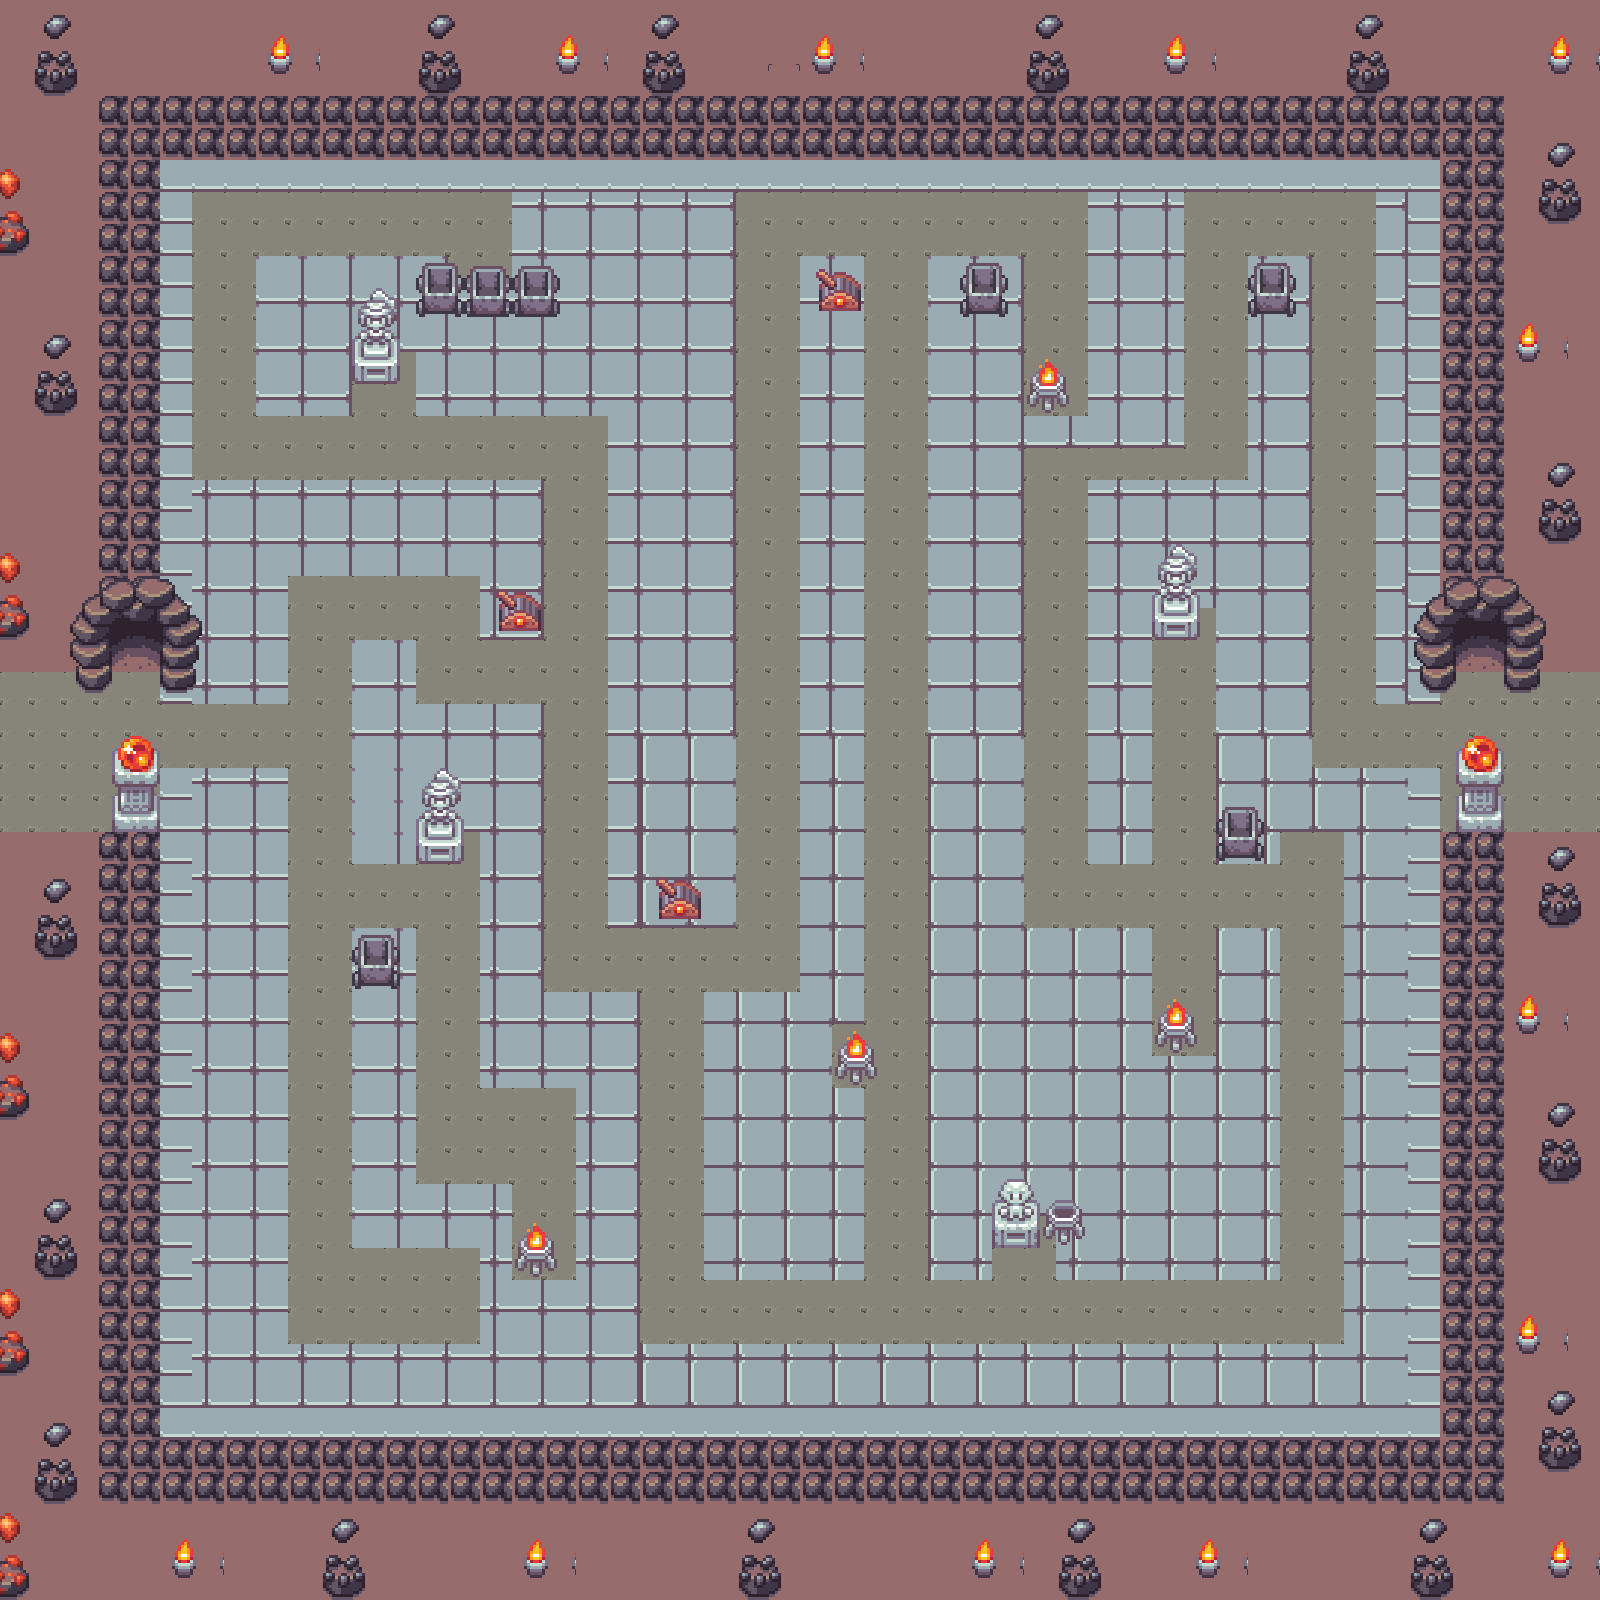

A 2D game scene composited from a Tiled map and its tileset images. What follows is a short description and the map's XML, with each tile layer's data collapsed to a summary:
An orthogonal 50x50 tile map with 32x32 px tiles, 3 tile layers (Tile Layer 1, Tile Layer 2, Tile Layer 3), 10 tilesets and 50 objects.

<map version="1.10" tiledversion="1.11.0" orientation="orthogonal" renderorder="right-down" width="50" height="50" tilewidth="32" tileheight="32" infinite="0" nextlayerid="7" nextobjectid="76">
 <tileset firstgid="1" source="Dungeon_A5.tsx" />
 <tileset firstgid="289" source="Dungeon_A2.tsx" />
 <tileset firstgid="721" source="Dungeon_B.tsx" />
 <tileset firstgid="1297" source="Outside_A2.tsx" />
 <tileset firstgid="1729" source="t3.tsx" />
 <tileset firstgid="1793" source="Outside_C.tsx" />
 <tileset firstgid="2369" source="Minecart.tsx" />
 <tileset firstgid="2801" source="!Other2.tsx" />
 <tileset firstgid="3233" source="!Flame.tsx" />
 <tileset firstgid="3449" source="Dungeon_C.tsx" />
 <layer id="1" name="Tile Layer 1" width="50" height="50">
  <data>[2500 cells, 2500 non-empty, 11 distinct tile ids]</data>
 </layer>
 <layer id="2" name="Tile Layer 2" width="50" height="50">
  <data>[2500 cells, 962 non-empty, 3 distinct tile ids]</data>
 </layer>
 <layer id="5" name="Tile Layer 3" width="50" height="50">
  <data>[2500 cells, 309 non-empty, 76 distinct tile ids]</data>
 </layer>
 <objectgroup id="6" name="collosion">
  <object id="4" x="94.6667" y="92.6667" width="68" height="482" />
  <object id="5" x="72.6667" y="574" width="121.333" height="108.667" />
  <object id="10" x="109.333" y="736" width="49.3333" height="93.3333" />
  <object id="11" x="97.3333" y="832" width="60" height="669.333" />
  <object id="13" x="156" y="1438.67" width="1352" height="62.6667" />
  <object id="15" x="1440" y="830.667" width="68" height="606.667" />
  <object id="16" x="1453.33" y="730.667" width="54.6667" height="97.3333" />
  <object id="17" x="1414.67" y="577.333" width="124" height="117.333" />
  <object id="18" x="1441.33" y="93.3333" width="64" height="482.667" />
  <object id="20" x="161.333" y="92" width="1280" height="94.6667" />
  <object id="21" x="162.667" y="188" width="28" height="384" />
  <object id="22" x="196" y="480" width="345.333" height="104" />
  <object id="25" x="198.667" y="582.667" width="88" height="120" />
  <object id="27" x="478.667" y="576" width="64" height="61.3333" />
  <object id="29" x="352" y="642.667" width="65.3333" height="221.333" />
  <object id="30" x="420" y="702.667" width="120" height="157.333" />
  <object id="31" x="161.333" y="768" width="129.333" height="669.333" />
  <object id="32" x="349.333" y="925.333" width="64" height="320" />
  <object id="33" x="412" y="1181.33" width="94.6667" height="64" />
  <object id="34" x="478.667" y="860" width="64" height="224" />
  <object id="35" x="545.333" y="993.333" width="90.6667" height="92" />
  <object id="37" x="477.333" y="1246.67" width="32" height="37.3333" />
  <object id="40" x="481.333" y="1281.33" width="93.3333" height="65.3333" />
  <object id="41" x="293.333" y="1344" width="1149.33" height="92" />
  <object id="42" x="1342.67" y="764" width="96" height="585.333" />
  <object id="45" x="574.667" y="1088" width="65.3333" height="254.667" />
  <object id="46" x="702.667" y="992" width="160" height="285.333" />
  <object id="47" x="864" y="1026.67" width="13.3333" height="58.6667" />
  <object id="48" x="797.333" y="253.333" width="64" height="734.667" />
  <object id="49" x="605.333" y="189.333" width="128" height="732" />
  <object id="51" x="252" y="252" width="97.3333" height="164" />
  <object id="52" x="412" y="269.333" width="198.667" height="144" />
  <object id="54" x="510.667" y="189.333" width="94.6667" height="88" />
  <object id="55" x="352" y="256" width="57.3333" height="124" />
  <object id="56" x="410.667" y="256" width="41.3333" height="16" />
  <object id="57" x="1373.33" y="188" width="69.3333" height="516" />
  <object id="58" x="1086.67" y="190.667" width="96" height="256" />
  <object id="59" x="928" y="256" width="101.333" height="992" />
  <object id="60" x="1030.67" y="930.667" width="120" height="312" />
  <object id="61" x="928" y="1244" width="65.3333" height="37.3333" />
  <object id="62" x="1052" y="1244" width="228" height="34.6667" />
  <object id="63" x="1212" y="928" width="66.6667" height="316" />
  <object id="64" x="1149.33" y="1001.33" width="61.3333" height="246.667" />
  <object id="65" x="1030.67" y="365.333" width="40" height="78.6667" />
  <object id="66" x="1249.33" y="254.667" width="61.3333" height="572" />
  <object id="67" x="1310.67" y="765.333" width="34.6667" height="64" />
  <object id="70" x="1217.33" y="480" width="62.6667" height="384" />
  <object id="71" x="1089.33" y="480" width="132" height="122.667" />
  <object id="72" x="1089.33" y="582.667" width="106.667" height="49.3333" />
  <object id="73" x="1092" y="626.667" width="57.3333" height="237.333" />
 </objectgroup>
</map>
